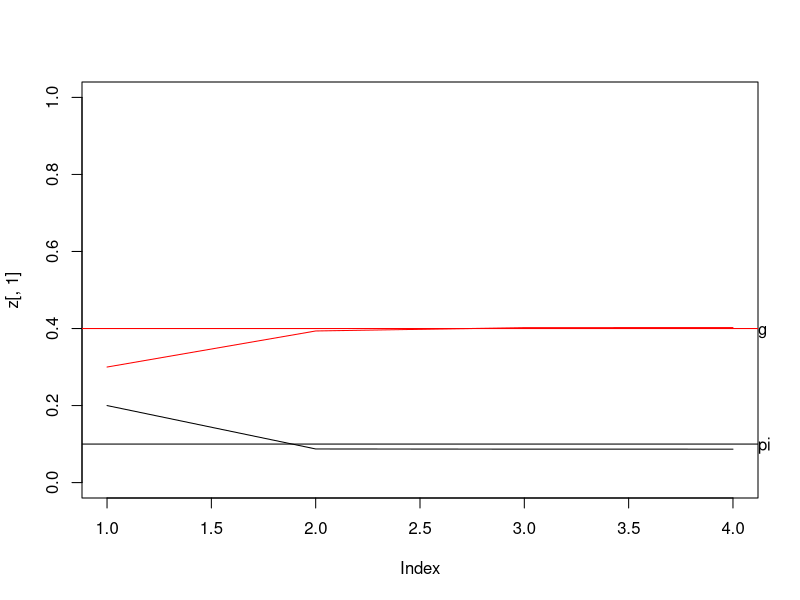

Generate this figure with R:
##simulate data
N<-5000
n<-50
item<-1:n
id<-1:N
th<-sort(rnorm(N))
b<-rnorm(n)
pi<-.1
g<-.4
guesser<-rbinom(N,1,pi)
##
df<-expand.grid(id=id,item=item)
df<-merge(df,data.frame(item=item,b=b))
df<-merge(df,data.frame(id=id,th0=th,guesser=guesser))
f<-function(x) 1/(1+exp(-x))
df$p0<-f(df$th0-df$b)
df$p<- ifelse(df$guesser==1,g,df$p0)
df$y<-rbinom(nrow(df),1,df$p)
df<-df[,c("id","item","y","b")]
   
person<-function(x,pars) { #this function will be used to compute posterior probability each person is a gusser
    g<-pars[1]
    pi<-pars[2]
    p<-pars[3] #probability that individual i was a guesser
    ##likelihood of responses under guessing
    n<-sum(x$y)
    N<-nrow(x)
    like.guess<-g^n*(1-g)^(N-n)
    ##likelihood of responses under not guessing
    ##first get ML estimate of theta
    f<-function(th,b,resp) {
        pp<-1/(1+exp(-1*(th-b)))
        ll<-resp*log(pp)+(1-resp)*log(1-pp)
        -1*sum(ll)
    }
    th.est<-optim(0,f,b=x$b,resp=x$y,lower=-5,upper=5,method='Brent')$par
    ##then use that to generate likelihood  theta
    f<-function(x) 1/(1+exp(-x))
    pr<-f(th.est-x$b)
    pr<-ifelse(x$y==1,pr,1-pr)
    ll.noguess<-sum(log(pr))
    ##posterior for pi
    pi*like.guess/(pi*like.guess+(1-pi)*exp(ll.noguess))
}

##estimation
L<-split(df,df$id)
tab<-list()
##initial estimates
pi0<- .2
g0<-.3
tab$`0`<-c(pi0,g0)
p<-rep(pi0,length(unique(df$id)))
##
counter<-1
delta<-1
while (delta>.005) {
    ##1. update p
    for (j in 1:length(L)) p[j]<-person(x=L[[j]],pars=c(g0,pi0,p[j]))
    ##2. update g by looking at mean(x*p_i) [the average response for the people in the guessing group]
    tmp0<-data.frame(id=names(L),post=p)
    tmp<-merge(df,tmp0)
    g0.old<-g0
    g0<-mean(tmp$y[tmp$post>.5])
    ##3. update pi by looking at mean(p_i)    
    pi0.old<-pi0
    pi0<-mean(tmp0$post)
    tab[[as.character(counter)]]<-(c(pi0,g0))
    counter<-counter+1
    delta<-abs(pi0-pi0.old)+abs(g0-g0.old)
}

##visualize results
z<-do.call("rbind",tab)
plot(z[,1],ylim=0:1,type='l')
abline(h=pi)
mtext(side=4,las=2,at=pi,'pi')
lines(z[,2],col='red')
abline(h=g,col='red')
mtext(side=4,las=2,at=g,'g')
##like colored lines should meet
